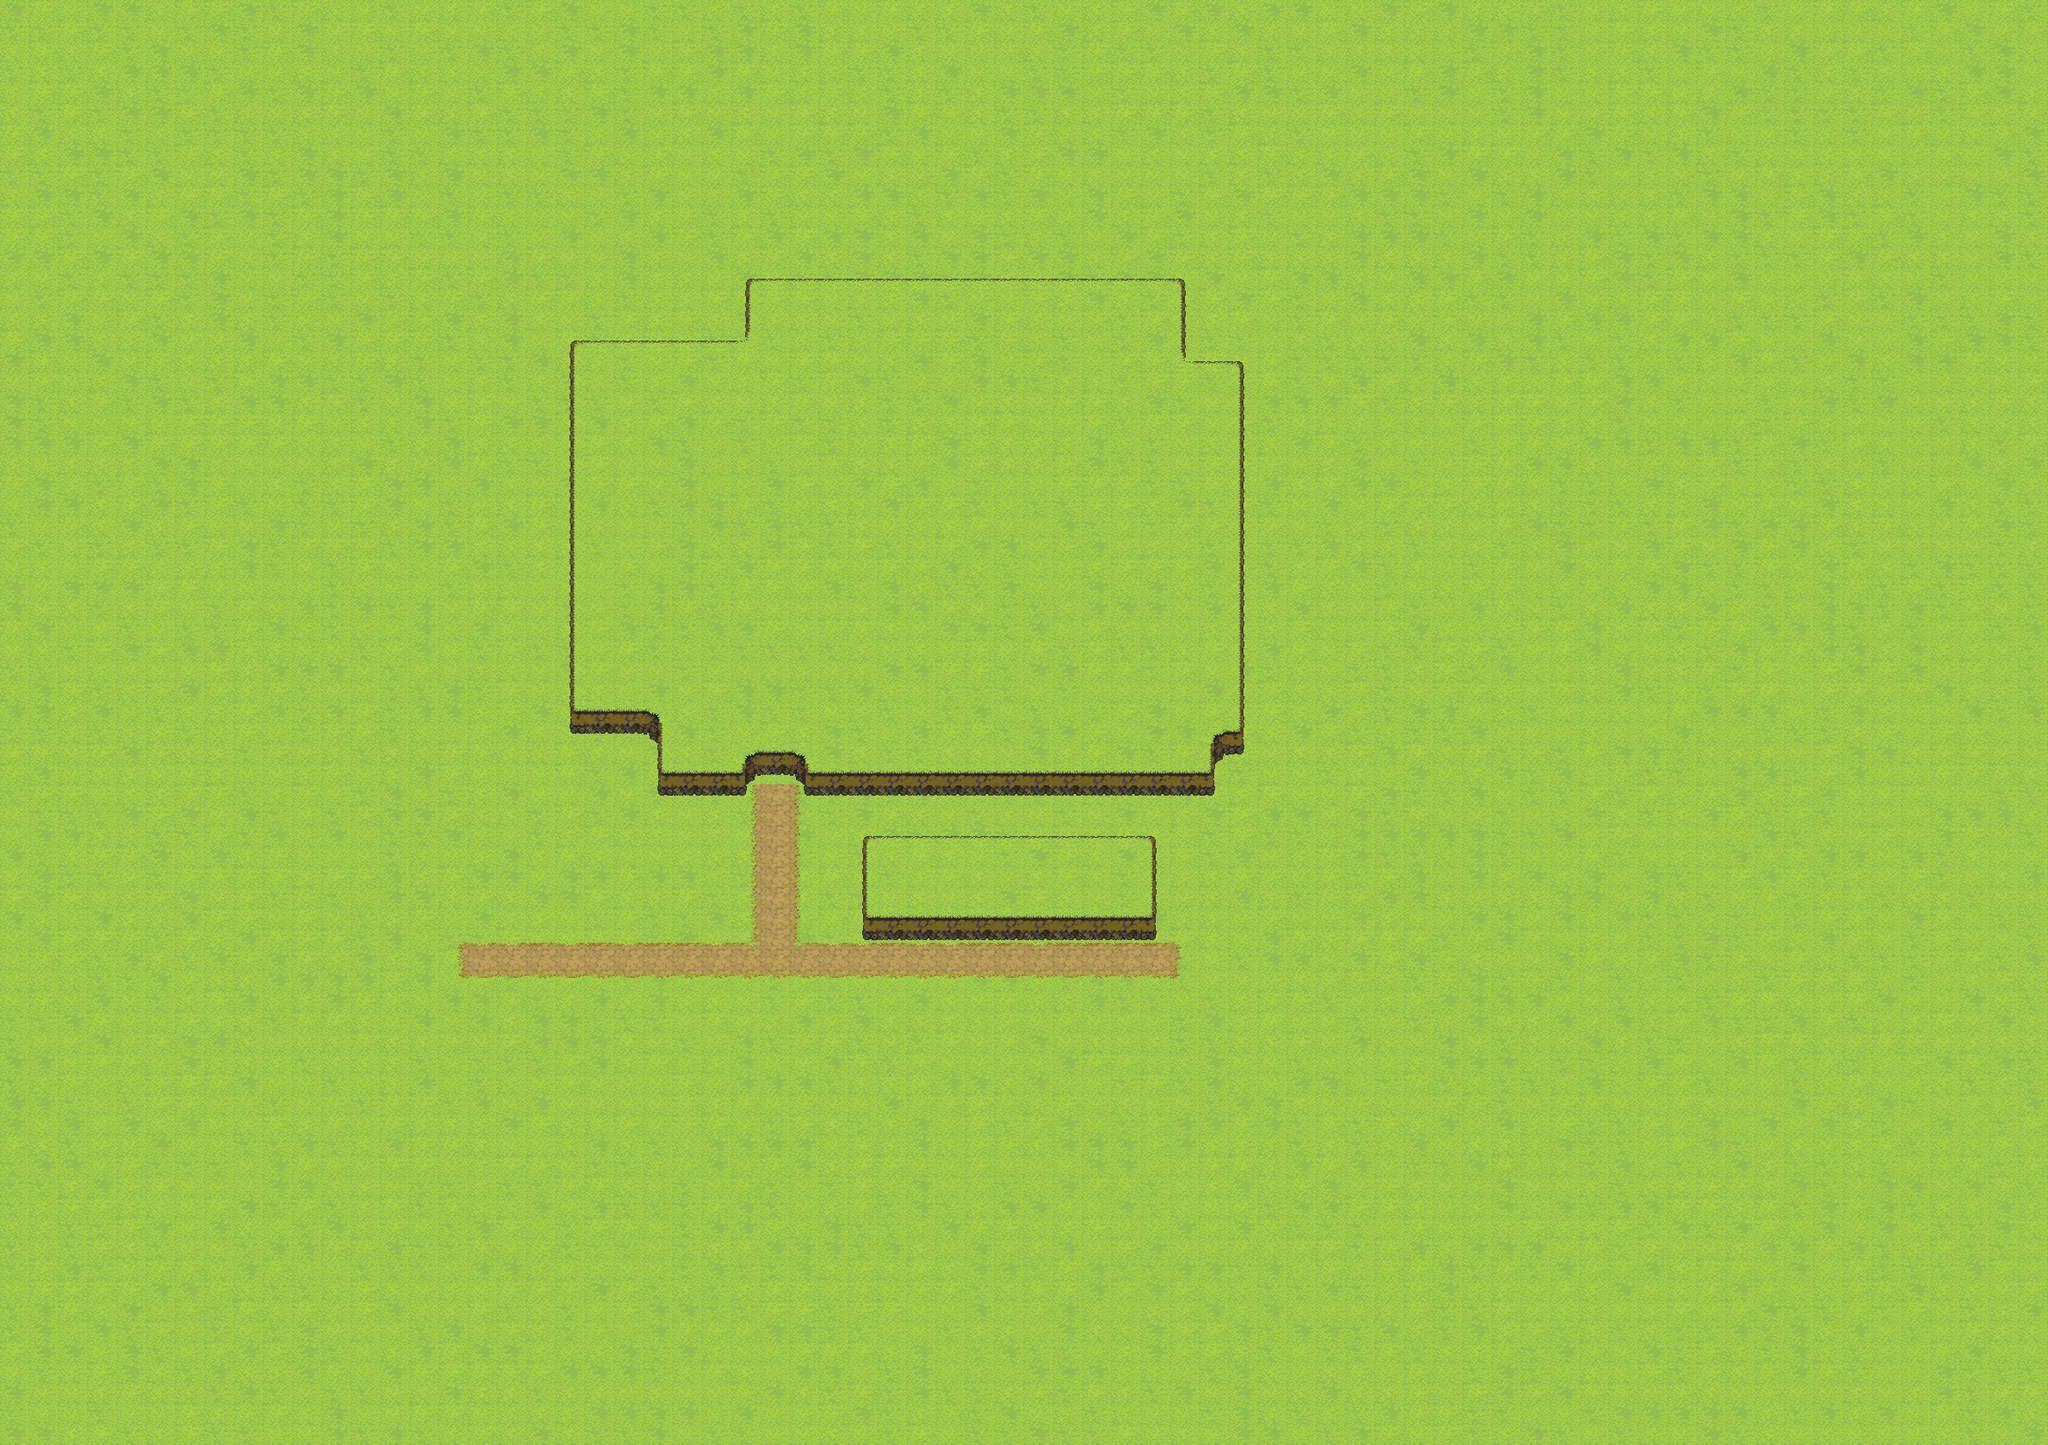

This is a level from a 2D game, rendered from its Tiled map with the project's own tilesets. A one-line summary and the map file follow, with tile-layer data summarised:
An orthogonal 70x70 tile map with 34x24 px tiles, 4 tile layers (ground-1, ground-2, ground-3, ground-4), 2 tilesets and 5 objects (Stairs, Spawn).

<map version="1.10" tiledversion="1.12.2" orientation="orthogonal" renderorder="right-down" width="70" height="70" tilewidth="34" tileheight="24" infinite="0" nextlayerid="21" nextobjectid="61">
 <tileset firstgid="1" source="glass.tsx" />
 <tileset firstgid="81" source="object.tsx" />
 <layer id="1" name="ground-1" width="70" height="70">
  <properties>
   <property name="floor" type="float" value="1" />
  </properties>
  <data>[4900 cells, 4900 non-empty, 5 distinct tile ids]</data>
 </layer>
 <layer id="18" name="ground-2" width="70" height="70">
  <data>[4900 cells, 99 non-empty, 14 distinct tile ids]</data>
 </layer>
 <layer id="16" name="ground-3" width="70" height="70">
  <data>[4900 cells, 70 non-empty, 8 distinct tile ids]</data>
 </layer>
 <objectgroup id="20" name="Objects">
  <object id="51" gid="82" x="868" y="924" width="66" height="48" />
  <object id="57" type="Stairs" x="868" y="876" width="66" height="48">
   <properties>
    <property name="directionX" type="float" value="0" />
    <property name="highFloor" type="float" value="2.5" />
    <property name="lowFloor" type="float" value="1.5" />
   </properties>
  </object>
  <object id="60" name="Spawn1" type="Spawn" x="340" y="240">
   <properties>
    <property name="default" type="bool" value="true" />
    <property name="direction" value="down" />
    <property name="floor" type="float" value="1.5" />
   </properties>
   <point />
  </object>
 </objectgroup>
 <layer id="17" name="ground-4" width="70" height="70">
  <properties>
   <property name="floor" type="float" value="2" />
  </properties>
  <data>[4900 cells, 617 non-empty, 17 distinct tile ids]</data>
 </layer>
 <objectgroup id="19" name="Collisions" class="Collisions">
  <object id="53" x="662" y="396">
   <polygon points="0,0 204,0 204,-72 716,-72 716,24 784,24 784,465 750,465 750,513 272,513 272,480 279,480 279,500 743,500 743,452 777,452 778,28 710,28 710,-68 210,-68 210,4 6,4 6,428 109,428 109,500 200,500 200,480 206,480 206,513 102,513 102,441 0,441" />
  </object>
  <object id="59" x="1002" y="972">
   <polygon points="0,0 342,0 342,105 240,105 240,92 336,92 336,4 6,4 6,92 240,92 240,105 0,105" />
  </object>
 </objectgroup>
</map>
